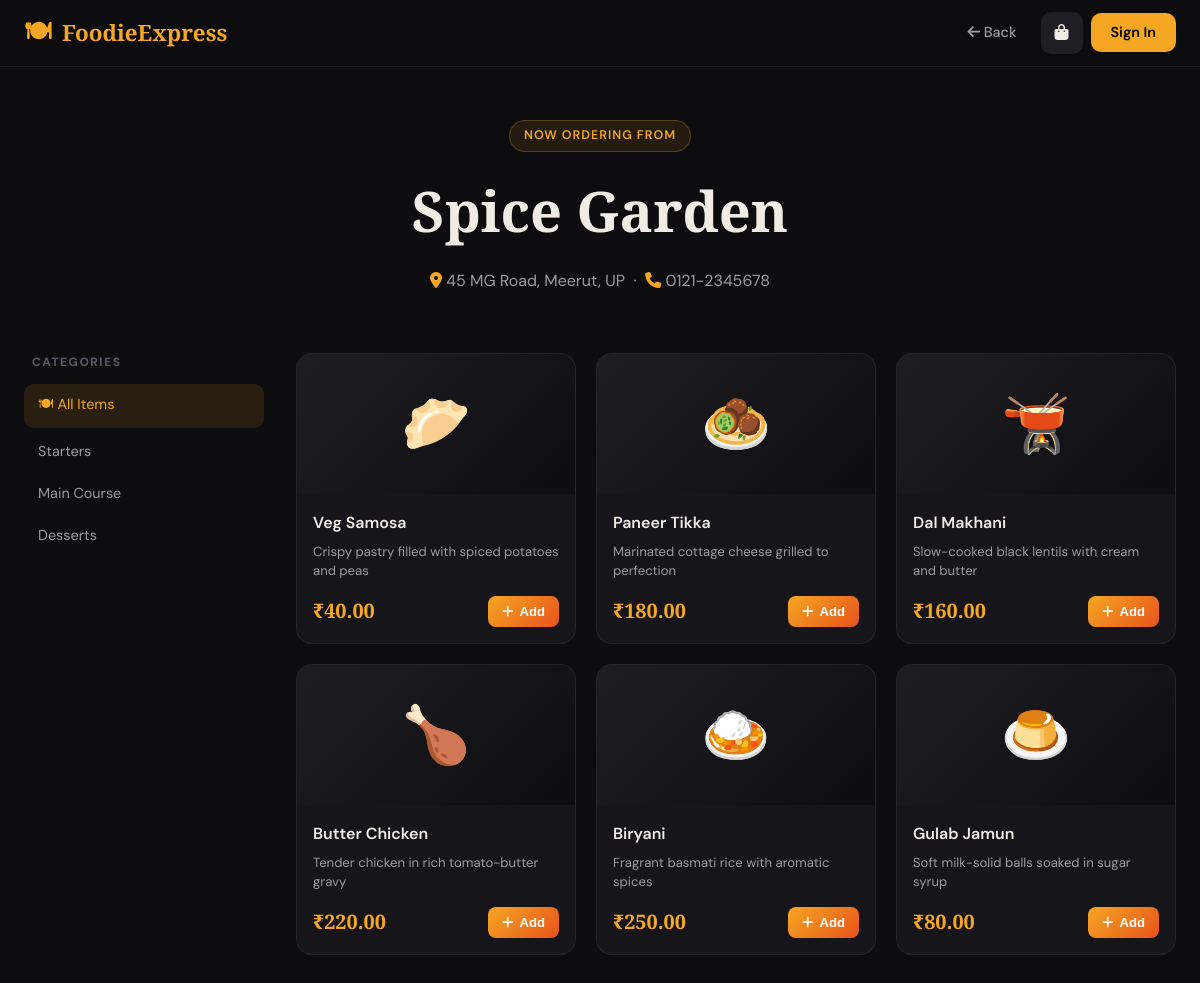
The app's page /menu.php?id=1 with its own data.
### tables this page shows
CREATE TABLE IF NOT EXISTS restaurants (
    restaurant_id INT AUTO_INCREMENT PRIMARY KEY,
    restaurant_name VARCHAR(150) NOT NULL,
    address TEXT,
    phone VARCHAR(20),
    image VARCHAR(255) DEFAULT 'default.jpg',
    status TINYINT(1) DEFAULT 1,
    created_at DATETIME DEFAULT CURRENT_TIMESTAMP
);

CREATE TABLE IF NOT EXISTS categories (
    category_id INT AUTO_INCREMENT PRIMARY KEY,
    category_name VARCHAR(100) NOT NULL,
    restaurant_id INT,
    FOREIGN KEY (restaurant_id) REFERENCES restaurants(restaurant_id) ON DELETE CASCADE
);

CREATE TABLE IF NOT EXISTS dishes (
    dish_id INT AUTO_INCREMENT PRIMARY KEY,
    dish_name VARCHAR(150) NOT NULL,
    description TEXT,
    price DECIMAL(10,2) NOT NULL,
    image VARCHAR(255) DEFAULT 'default.jpg',
    category_id INT,
    restaurant_id INT,
    status TINYINT(1) DEFAULT 1,
    created_at DATETIME DEFAULT CURRENT_TIMESTAMP,
    FOREIGN KEY (category_id) REFERENCES categories(category_id) ON DELETE SET NULL,
    FOREIGN KEY (restaurant_id) REFERENCES restaurants(restaurant_id) ON DELETE CASCADE
);

### connect.php (called while the page is built, shortened)
<?php
function isLoggedIn() {
    return isset($_SESSION['user_id']);
}

### menu.php (the view, shortened to what this page needs)
<?php
require_once 'connect.php';
$restaurant_id = intval($_GET['id'] ?? 0);
$stmt = $pdo->prepare("SELECT * FROM restaurants WHERE restaurant_id = ? AND status = 1");
$stmt->execute([$restaurant_id]);
$restaurant = $stmt->fetch();
$stmt = $pdo->prepare("SELECT * FROM categories WHERE restaurant_id = ?");
$stmt->execute([$restaurant_id]);
$categories = $stmt->fetchAll();
$stmt = $pdo->prepare("SELECT d.*, c.category_name FROM dishes d LEFT JOIN categories c ON d.category_id = c.category_id WHERE d.restaurant_id = ? AND d.status = 1 ORDER BY d.category_id");
$stmt->execute([$restaurant_id]);
$dishes = $stmt->fetchAll();
function getDishEmoji($name) {
    $name = strtolower($name);
    if (str_contains($name, 'chicken')) return '🍗';
    if (str_contains($name, 'biryani')) return '🍛';
    if (str_contains($name, 'dal') || str_contains($name, 'curry')) return '🫕';
    if (str_contains($name, 'samosa')) return '🥟';
    if (str_contains($name, 'paneer') || str_contains($name, 'tikka')) return '🧆';
    if (str_contains($name, 'gulab') || str_contains($name, 'dessert') || str_contains($name, 'sweet')) return '🍮';
    return '🍽️';
}
?>
<!DOCTYPE html>
<html lang="en">
<head>
    <link rel="stylesheet" href="https://cdnjs.cloudflare.com/ajax/libs/font-awesome/6.5.0/css/all.min.css">
    <link rel="stylesheet" href="css/style.css">
</head>
<body>
<nav class="navbar scrolled" id="navbar">
    <div class="nav-container">
        <a href="index.php" class="logo"><span class="logo-icon">🍽</span><span class="logo-text">FoodieExpress</span></a>
        <div class="nav-links">
            <a href="index.php#restaurants"><i class="fas fa-arrow-left"></i> Back</a>
            <a href="cart.php" class="cart-btn">
                <i class="fas fa-shopping-bag"></i>
            </a>
            <?php if(isLoggedIn()): ?>
                <a href="orders.php" class="nav-cta">My Orders</a>
                <a href="logout.php" class="nav-logout"><i class="fas fa-sign-out-alt"></i></a>
            <?php else: ?>
                <a href="login.php" class="nav-cta">Sign In</a>
            <?php endif; ?>
        </div>
    </div>
</nav>
<div class="page-header">
    <span class="section-tag">Now Ordering From</span>
    <h1><?= htmlspecialchars($restaurant['restaurant_name']) ?></h1>
    <p>
        <i class="fas fa-map-marker-alt" style="color:var(--accent)"></i>
        <?= htmlspecialchars($restaurant['address']) ?>
        &nbsp;·&nbsp;
        <i class="fas fa-phone" style="color:var(--accent)"></i>
        <?= htmlspecialchars($restaurant['phone']) ?>
    </p>
</div>
<div class="container">
    <div class="menu-layout">
        <aside class="categories-sidebar">
            <h3>Categories</h3>
            <button class="cat-btn active" onclick="filterCategory('all', this)">
                🍽 All Items
            </button>
            <?php foreach($categories as $cat): ?>
            <button class="cat-btn" onclick="filterCategory(<?= $cat['category_id'] ?>, this)">
                <?= htmlspecialchars($cat['category_name']) ?>
            </button>
            <?php endforeach; ?>
        </aside>
        <div class="dishes-grid" id="dishesGrid">
            <?php if(empty($dishes)): ?>
                <div class="empty-state" style="grid-column:1/-1">
                    <div class="empty-emoji">🍽️</div>
                    <h3>No dishes available</h3>
                    <p>This restaurant hasn't added any dishes yet.</p>
                </div>
            <?php else: ?>
                <?php foreach($dishes as $dish): ?>
                <div class="dish-card" data-category="<?= $dish['category_id'] ?>">
                    <div class="dish-img"><?= getDishEmoji($dish['dish_name']) ?></div>
                    <div class="dish-body">
                        <h3><?= htmlspecialchars($dish['dish_name']) ?></h3>
                        <?php if($dish['description']): ?>
                            <p class="dish-desc"><?= htmlspecialchars($dish['description']) ?></p>
                        <?php endif; ?>
                        <div class="dish-footer">
                            <span class="dish-price">₹<?= number_format($dish['price'], 2) ?></span>
                            <button class="add-btn" onclick="addToCart(<?= $dish['dish_id'] ?>, '<?= addslashes(htmlspecialchars($dish['dish_name'])) ?>', <?= $dish['price'] ?>)">
                                <i class="fas fa-plus"></i> Add
                            </button>
                        </div>
                    </div>
                </div>
                <?php endforeach; ?>
            <?php endif; ?>
        </div>
    </div>
</div>
</body>
</html>

### records on screen
restaurants: restaurant_name "Spice Garden", address "45 MG Road, Meerut, UP", phone "0121-2345678"
categories: category_name "Starters"
categories: category_name "Main Course"
categories: category_name "Desserts"
dishes: dish_name "🥟", dish_name "Veg Samosa", description "Crispy pastry filled with spiced potatoes and peas", price "40.00"
dishes: dish_name "🧆", dish_name "Paneer Tikka", description "Marinated cottage cheese grilled to perfection", price "180.00"
dishes: dish_name "🫕", dish_name "Dal Makhani", description "Slow-cooked black lentils with cream and butter", price "160.00"
dishes: dish_name "🍗", dish_name "Butter Chicken", description "Tender chicken in rich tomato-butter gravy", price "220.00"
dishes: dish_name "🍛", dish_name "Biryani", description "Fragrant basmati rice with aromatic spices", price "250.00"
dishes: dish_name "🍮", dish_name "Gulab Jamun", description "Soft milk-solid balls soaked in sugar syrup", price "80.00"
